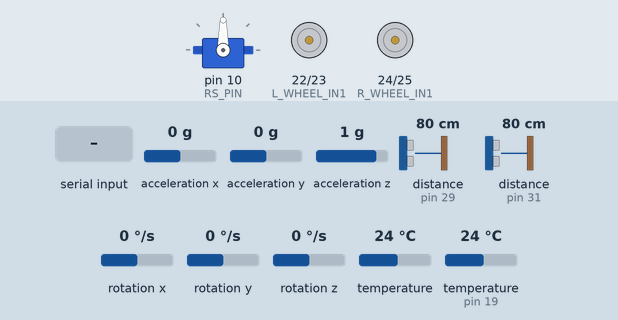
A program run on a simulated Arduino Mega 2560, built with avr-gcc and run on an emulated ATmega2560. Parts: servo, motor-driver pin pairs drawn as motors (green arrow = first pin HIGH = forward, orange = second pin HIGH = backward, longer = more drive, scaled by the enable pin). Wiring (inferred from the names in the program): 2 × ultrasonic range finder: trigger pin 28, echo pin 29 / trigger pin 30, echo pin 31. Inputs (shaded band) come from the test bench; at power-on: acceleration x 0 g, acceleration y 0 g, acceleration z 1 g, distance to the obstacle (sensors on pin 29, pin 31) 80 cm, rotation x 0 °/s, rotation y 0 °/s, rotation z 0 °/s, temperature 24 °C, temperature (sensor on pin 19) 24 °C. The echo pulse lasts 58.3 µs per cm; random numbers use the default seed unless the program sets one; what the program prints to the serial monitor is not drawn.

Above: at 2.4 s.
2.5 s: "forward:1\n" received over Serial
At 3.3 s:
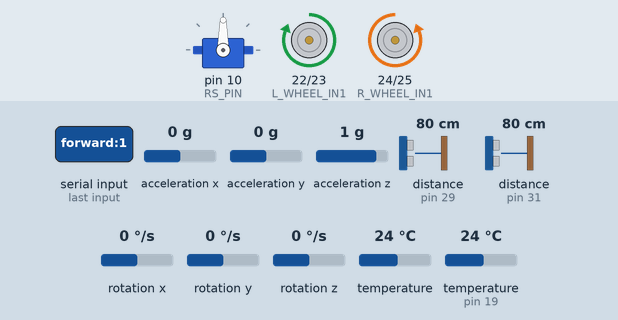
4.0 s: "forward:150\n" received over Serial
At 4.6 s:
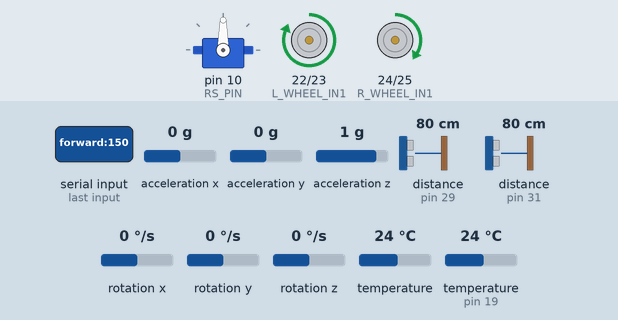
5.5 s: byte 113 ('q') received over Serial
At 7.3 s:
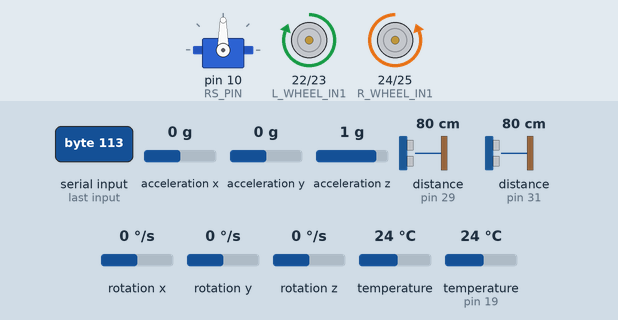
8.0 s: "backward:150\n" received over Serial
At 8.5 s:
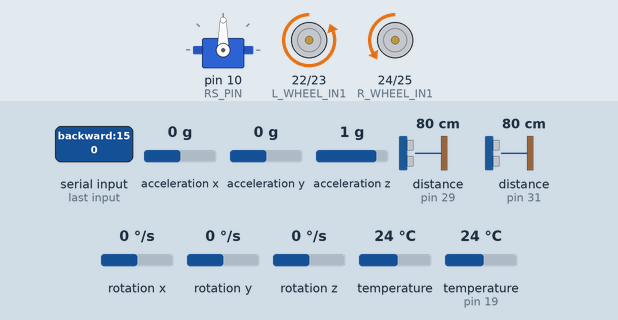
Timing chart, 0 to 11.0 s (numbered marks = the images above; inputs shaded):
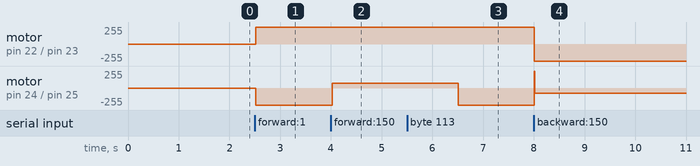

The program:

main.cpp
```cpp
#include <Arduino.h>
#include <Servo.h>
#include <Wire.h>
#include <Adafruit_MLX90614.h>
#include <Adafruit_MPU6050.h>
#include <Adafruit_Sensor.h>
#include <DHT.h>
#include <DHT_U.h>


// --------- Function Prototypes --------- //
void checkQuit();
float calculateDistance(const int, const int);
void sendData();
void rotateMotor(const int, const int, const int);
void stopMotors();

float getYawAngle();
void calibrateGyro();
void mvForward();
void mvBackward();
void setAngle(int);
// --------- Variables --------- //

// radar servo (RS)
Servo radarServo;
const int RS_PIN = 10;
const int RS_ANGLE_MIN = 0;
const int RS_ANGLE_MAX = 180;
int RS_ANGLE_INTERVAL = 2;
int radarAngle = 90;  // used to keep track of radar servo pos


// ultrasonic at front of robot
const int UF_ECHO_PIN = 29;
const int UF_TRIG_PIN = 28;
float UF_distance;

// ultrasonic radar
const int UR_ECHO_PIN = 31;
const int UR_TRIG_PIN = 30;
float UR_distance;


// Wheel Motors
const int L_WHEEL_SPEED = 6;
const int L_WHEEL_IN1 = 22;
const int L_WHEEL_IN2 = 23;

const int R_WHEEL_SPEED = 7;
const int R_WHEEL_IN1 = 24;
const int R_WHEEL_IN2 = 25;
String direction = "forward";

// MPU6050
Adafruit_MPU6050 mpu;
float yawAngle = 0;
unsigned long previousTime = 0;
float gyroZOffset = 0;

// ir sensor
//Adafruit_MLX90614 mlx = Adafruit_MLX90614();


// for turning and orientation
// global target angle, gets updated by pi slam algorithm, robot moves as data is still being communicated
int target_angle = 20;  // 20 for testing
int robot_angle = 0;   // i think implementation is on connor computer

const int DHT_PIN = 19;
#define DHT_TYPE DHT22

DHT_Unified dht(DHT_PIN, DHT_TYPE);


// --------- Setup --------- //

void setup() {

  Serial.begin(115200);

  // set sensor pins
  pinMode(UR_TRIG_PIN, OUTPUT);
  pinMode(UR_ECHO_PIN, INPUT);
  pinMode(UF_TRIG_PIN, OUTPUT);
  pinMode(UF_ECHO_PIN, INPUT);

  // define servo pins
  radarServo.attach(RS_PIN);
  radarServo.write(radarAngle); // set radar to 90 to start (straight ahead)


  // Define wheel motor pins
  pinMode(R_WHEEL_SPEED, OUTPUT);
  pinMode(R_WHEEL_IN1, OUTPUT);
  pinMode(R_WHEEL_IN2, OUTPUT);
  pinMode(L_WHEEL_SPEED, OUTPUT);
  pinMode(L_WHEEL_IN1, OUTPUT);
  pinMode(L_WHEEL_IN2, OUTPUT);

  mpu.begin(); //this line likes to cause hang
  calibrateGyro();

  dht.begin(); // initialize the DHT22 sensor
  // can try different range for more accurate readings (2-16)
  // mpu.setAccelerometerRange(MPU6050_RANGE_8_G); // not need if no use acceleromter

}


// different implementation of setAngle()
void turnToAngle(int target_angle, String direction) {

  robot_angle = getYawAngle();
  Serial.print("Target: ");
  Serial.print(target_angle);
  Serial.print("  Robot: ");
  Serial.println(robot_angle);

  int diff = target_angle - robot_angle;
  if (diff > 180) {
    diff -= 360;  // Shorter path backward
  } else if (diff < -180) {
      diff += 360;  // Shorter path forward
  }


  if (direction == "forward") {
    digitalWrite(L_WHEEL_IN1, HIGH);  // L motor forward
    digitalWrite(L_WHEEL_IN2, LOW);

    digitalWrite(R_WHEEL_IN1, HIGH);   // R motor forward
    digitalWrite(R_WHEEL_IN2, LOW);
  }
  else {
    digitalWrite(L_WHEEL_IN1, LOW);   // motor reverse
    digitalWrite(L_WHEEL_IN2, HIGH);

    digitalWrite(R_WHEEL_IN1, LOW);  // motor reverse
    digitalWrite(R_WHEEL_IN2, HIGH);
  }


  if (diff > 0) {
    // turn right with left wheel faster
    analogWrite(R_WHEEL_SPEED, 75);
    analogWrite(L_WHEEL_SPEED, 255);
  }
  else if (diff < 0) {
    // turn left with right wheel faster
    analogWrite(R_WHEEL_SPEED, 255);
    analogWrite(L_WHEEL_SPEED, 75);
  }
  else {
    // go straight in forward or back direction
    analogWrite(R_WHEEL_SPEED, 255);
    analogWrite(L_WHEEL_SPEED, 255);
  }
}


void ESCAPE() {

  digitalWrite(L_WHEEL_IN1, LOW);   // motor reverse
  digitalWrite(L_WHEEL_IN2, HIGH);
  analogWrite(R_WHEEL_SPEED, 255);
  digitalWrite(R_WHEEL_IN1, LOW);  // motor reverse
  digitalWrite(R_WHEEL_IN2, HIGH);
  analogWrite(L_WHEEL_SPEED, 255);
  delay(4000);
  digitalWrite(L_WHEEL_IN1, HIGH);   // motor reverse
  digitalWrite(L_WHEEL_IN2, LOW);
  analogWrite(R_WHEEL_SPEED, 255);
  digitalWrite(R_WHEEL_IN1, LOW);  // motor reverse
  digitalWrite(R_WHEEL_IN2, HIGH);
  analogWrite(L_WHEEL_SPEED, 255);
  delay((5 + (rand() % 6)) * 1000);

}


void recieveData(){
  String command = Serial.readStringUntil('\n');
  int colonIndex = command.indexOf(':');
  direction = command.substring(0, colonIndex);
  Serial.println("forward2");

  if (direction == "backward"){
    mvBackward();
  }
  else{
    mvForward();
  }
  int angle = command.substring(colonIndex + 1).toInt();
  if(getYawAngle() -3 <= angle && getYawAngle() + 3 >= angle){}
  else{turnToAngle(angle, direction);}

  Serial.println("moved" + direction + "to" + angle);


}

void loop() {

  //ESCAPE();
  //turnToAngle(target_angle, "forward");


// void loop() {
//   //sendData(); //check all sensors and send data to pi
  sendData(); //check all sensors and send data to pi
  Serial.println("after");

  //update radar angle

  if(Serial.available() > 0){
    recieveData();
  }
  else{Serial.println("no data");}

  if (radarAngle >= RS_ANGLE_MAX || radarAngle <= RS_PIN)
    RS_ANGLE_INTERVAL = -RS_ANGLE_INTERVAL;
  radarAngle += RS_ANGLE_INTERVAL;
}


void calibrateGyro() {
  const int numSamples = 100;
  for (int i = 0; i < numSamples; i++) {
      sensors_event_t accelEvent, gyroEvent, tempEvent;
      mpu.getEvent(&accelEvent, &gyroEvent, &tempEvent);
      gyroZOffset += gyroEvent.gyro.z;
      delay(10); // Wait for sensor to stabilize
  }
  gyroZOffset /= numSamples;
}

// void setAngle(int angle){
//   int yaw = getYawAngle();
//   while(getYawAngle() != angle){

//     if (angle < 180){
//       digitalWrite(L_WHEEL_IN1, HIGH);  // Motor A forward
//       digitalWrite(L_WHEEL_IN2, LOW);   // Motor A not reverse

//       digitalWrite(R_WHEEL_IN1, LOW);   // Motor B not forward
//       digitalWrite(R_WHEEL_IN2, HIGH);  // Motor B reverse
//     }

//     if(angle >= 180){
//       digitalWrite(L_WHEEL_IN1, LOW);   // Motor A not forward
//       digitalWrite(L_WHEEL_IN2, HIGH);  // Motor A reverse

//       digitalWrite(R_WHEEL_IN1, HIGH);  // Motor B forward
//       digitalWrite(R_WHEEL_IN2, LOW);
//     }
//     analogWrite(R_WHEEL_SPEED, 255);
//     analogWrite(L_WHEEL_SPEED, 255);
//   }
// }


// // --------- Main Loop --------- //
// // runs repeatedly
// void loop() {


//   rotateMotor(R_WHEEL_SPEED, L_WHEEL_IN1, L_WHEEL_IN2);
//   rotateMotor(L_WHEEL_SPEED, R_WHEEL_IN1, R_WHEEL_IN2);
//   checkQuit();


//   // rotate servo
//   for (int angle=RS_ANGLE_MIN; angle<=RS_ANGLE_MAX; angle+=RS_ANGLE_INTERVAL) {
//     calculateData(angle);

//     radarServo.write(angle);

//     delay(20);
//     // check and save distance
//     // UR_distance = calculateDistance(UR_TRIG_PIN, UR_ECHO_PIN);

//     checkQuit();
//   }

//   for (int angle=RS_ANGLE_MAX; angle>RS_ANGLE_MIN; angle-=RS_ANGLE_INTERVAL){
//     calculateData(angle);
//     radarServo.write(angle);
//     delay(20);

//     checkQuit();
//   }

//   while (true)
//   {
//     stopMotors();
//   }


// }


// --------- Functions --------- //

// return mpu6050 angle
float getYawAngle() {

  unsigned long currentTime = millis(); // Get current time in milliseconds
  float deltaTime = (currentTime - previousTime) / 1000.0; // Convert to seconds
  previousTime = currentTime;

  sensors_event_t accel, gyro, temp;

  mpu.getEvent(&accel, &gyro, &temp); // Retrieve sensor events

  float corrected_gyro = gyro.gyro.z - gyroZOffset;

  yawAngle -= corrected_gyro * deltaTime * (180/PI);
  yawAngle = fmod(yawAngle, 360); // Keep within 360 degrees
  if (yawAngle < 0) yawAngle += 360;

  return yawAngle;
}

void stopMotors() {
  digitalWrite(L_WHEEL_IN1, LOW);
  digitalWrite(L_WHEEL_IN2, LOW);
  analogWrite(R_WHEEL_SPEED, 0);

  digitalWrite(R_WHEEL_IN1, LOW);
  digitalWrite(R_WHEEL_IN2, LOW);
  analogWrite(L_WHEEL_SPEED, 0);
}

void rotateMotor(const int EN, const int IN1, const int IN2) {

  /*

  ENA pin -- sets speed
  IN1 / IN2 -- sets direction

  IN1 - H and IN2 - L == forward
  IN1 - L and IN2 - H == backward

  */

  // Rotate motor forward
  digitalWrite(IN1, HIGH);
  digitalWrite(IN2, LOW);
  analogWrite(EN, 255); // Set speed (0-255)

}


void setMotorSpeeds(int angle) {

  // move left wheel faster and right slower for turning right


  // move right wheel faster and left slower for turning left


  // for above implementation
  // analogWrite(R_WHEEL_SPEED, 255); // Set speed (0-255)
  // analogWrite(L_WHEEL_SPEED, 255); // Set speed (0-255)

}


void move(String direction, int angle) {

  if (direction == "foward") {

    // makes motors go in forward direction
    digitalWrite(L_WHEEL_IN1, HIGH); // IN1 is
    digitalWrite(L_WHEEL_IN2, LOW);

    digitalWrite(R_WHEEL_IN1, LOW);
    digitalWrite(R_WHEEL_IN2, HIGH);

    // take the angle and determine how much the right vs left motors should turn
    setMotorSpeeds(angle);


  }

  else if (direction == "reverse") {

    // makes motors go in reverse direction
    digitalWrite(L_WHEEL_IN1, LOW);
    digitalWrite(L_WHEEL_IN2, HIGH);

    digitalWrite(R_WHEEL_IN1, HIGH);
    digitalWrite(R_WHEEL_IN2, LOW);

    // take the angle and determine how much the right vs left motors should turn
    setMotorSpeeds(angle);


  }


}


void mvForward() {
  digitalWrite(L_WHEEL_IN1, HIGH);
  digitalWrite(L_WHEEL_IN2, LOW);
  analogWrite(R_WHEEL_SPEED, 255); // Set speed (0-255)

  digitalWrite(R_WHEEL_IN1, LOW);
  digitalWrite(R_WHEEL_IN2, HIGH);
  analogWrite(L_WHEEL_SPEED, 255); // Set speed (0-255)
}

void mvBackward() {
  digitalWrite(L_WHEEL_IN1, LOW);
  digitalWrite(L_WHEEL_IN2, HIGH);
  analogWrite(R_WHEEL_SPEED, 255); // Set speed (0-255)

  digitalWrite(R_WHEEL_IN1, HIGH);
  digitalWrite(R_WHEEL_IN2, LOW);
  analogWrite(L_WHEEL_SPEED, 255); // Set speed (0-255)
}

void trnLeft() {
  digitalWrite(L_WHEEL_IN1, LOW);
  digitalWrite(L_WHEEL_IN2, HIGH);
  analogWrite(R_WHEEL_SPEED, 255); // Set speed (0-255)

  digitalWrite(R_WHEEL_IN1, LOW);
  digitalWrite(R_WHEEL_IN2, HIGH);
  analogWrite(L_WHEEL_SPEED, 255); // Set speed (0-255)
}

void trnRight() {
  digitalWrite(L_WHEEL_IN1, HIGH);
  digitalWrite(L_WHEEL_IN2, LOW);
  analogWrite(R_WHEEL_SPEED, 255); // Set speed (0-255)

  digitalWrite(R_WHEEL_IN1, HIGH);
  digitalWrite(R_WHEEL_IN2, LOW);
  analogWrite(L_WHEEL_SPEED, 255); // Set speed (0-255)
}


float getTemp() {
  sensors_event_t event;
  dht.temperature().getEvent(&event);
  return (event.temperature);
}


void sendData(){

  String data = ("AG:" + String(radarAngle)                                  + ":AG-" +
                 "DF:" + String(calculateDistance(UF_TRIG_PIN, UF_ECHO_PIN)) + ":DF-" +
                 "DP:" + String(calculateDistance(UR_TRIG_PIN, UR_ECHO_PIN)) + ":DP-" +
                 "TP:" + String(getTemp())                                   + ":TP-" +
                 "YA:" + String(int(getYawAngle() - gyroZOffset))            + ":YA-");
  Serial.println(data);

//   sensors_event_t a, g, temp;
//   mpu.getEvent(&a, &g, &temp);
//   Serial.print("Accel X: "); Serial.print(a.acceleration.x); Serial.print(" m/s^2");
//   Serial.print(" | Accel Y: "); Serial.print(a.acceleration.y); Serial.print(" m/s^2");
//   Serial.print(" | Accel Z: "); Serial.print(a.acceleration.z); Serial.print(" m/s^2");
}


// quit running if q is pressed
void checkQuit() {
  if (Serial.available() > 0) {
    char command = Serial.read();
    if (command == 'q') { // 'Q' stands for "quit"
      Serial.print("Program Stopped");
      stopMotors();
      while (true); // Infinite loop stops the program
    }
  }
}

// calculates distance for a given sensor
float calculateDistance(const int trig_pin, const int echo_pin) {

  digitalWrite(trig_pin, LOW);
  delayMicroseconds(2);

  digitalWrite(trig_pin, HIGH);
  delayMicroseconds(10);
  digitalWrite(trig_pin, LOW);

  // reads echo_pin, returns sound wave travel time in ms
  float duration = pulseIn(echo_pin, HIGH);
  return duration*0.0343/2; // convert to cm

}
```

Measured:
- after the input at 2.5 s, motor on pin 22 (L_WHEEL_IN1) / pin 23 (L_WHEEL_IN2): stopped → forward 255/255 at once; motor on pin 24 (R_WHEEL_IN1) / pin 25 (R_WHEEL_IN2): stopped → backward 255/255 at once
- after the input at 4.0 s, motor on pin 24 (R_WHEEL_IN1) / pin 25 (R_WHEEL_IN2): backward 255/255 → forward 75/255 at once
- after the input at 5.5 s, motor on pin 24 (R_WHEEL_IN1) / pin 25 (R_WHEEL_IN2): forward 75/255 → backward 255/255 after 1.0 s
- after the input at 8.0 s, motor on pin 22 (L_WHEEL_IN1) / pin 23 (L_WHEEL_IN2): forward 255/255 → backward 255/255 at once; motor on pin 24 (R_WHEEL_IN1) / pin 25 (R_WHEEL_IN2): backward 255/255 → backward 75/255 at once
